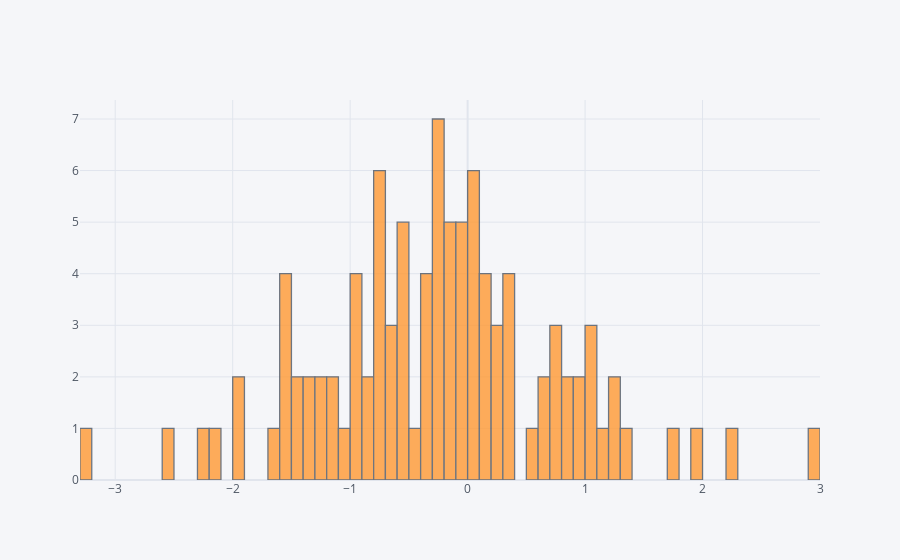

The code cell stored with this chart in its notebook:
### Markdown cell above
### Histogram

### Code cell
df1['A'].iplot(kind='hist',bins=100)

### Figure 1 — Plotly figure (JSON) as saved in the notebook; plotly's stock layout.template omitted (floating-point values rounded to 4 significant figures)
{"data": [{"histfunc": "count", "histnorm": "", "marker": {"color": "rgba(255, 153, 51, 1.0)", "line": {"color": "#4D5663", "width": 1.3}}, "name": "A", "nbinsx": 100, "opacity": 0.8, "orientation": "v", "type": "histogram", "x": [-0.5096, -2.581, 0.7592, 0.2277, 1.052, 1.267, -1.438, -0.246, -1.101, -0.08707, -0.519, 0.5151, 0.3885, 0.09483, -0.6867, 0.3741, -0.2444, -0.05, -0.2808, 2.923, 0.08991, -0.2308, -0.892, -0.2461, -1.013, -0.9963, -1.493, -0.2973, -0.7263, -0.8408, -1.339, 1.056, -0.7456, -0.6806, -1.918, 1.774, -1.231, -0.0005514, -0.2343, -0.1202, 0.1312, -0.9484, -0.3636, -0.06502, -0.6083, 0.6189, 0.05628, -0.3923, 0.8998, -0.1376, 0.1983, -0.9399, 0.9006, -0.3361, -0.08809, 0.04039, -0.7607, 0.7205, -0.5121, -0.1764, -1.593, -1.539, -0.378, 0.2056, 2.247, 0.3698, -1.918, 1.21, -0.7483, 0.1097, -0.1113, -0.5915, -3.23, -2.223, 0.3997, -1.329, -0.5371, 1.028, -2.161, -0.7679, 0.04199, 0.626, 0.05364, -0.9676, -1.568, -1.143, 0.1305, 0.9807, 1.179, 0.265, 1.952, -1.562, -0.4139, 0.8139, -0.1716, -1.237, 1.342, -1.638, -0.798, 0.7638]}], "layout": {"barmode": "overlay", "legend": {"bgcolor": "#F5F6F9", "font": {"color": "#4D5663"}}, "paper_bgcolor": "#F5F6F9", "plot_bgcolor": "#F5F6F9", "title": {"font": {"color": "#4D5663"}}, "xaxis": {"gridcolor": "#E1E5ED", "showgrid": true, "tickfont": {"color": "#4D5663"}, "title": {"font": {"color": "#4D5663"}, "text": ""}, "zerolinecolor": "#E1E5ED"}, "yaxis": {"gridcolor": "#E1E5ED", "showgrid": true, "tickfont": {"color": "#4D5663"}, "title": {"font": {"color": "#4D5663"}, "text": ""}, "zerolinecolor": "#E1E5ED"}}}
